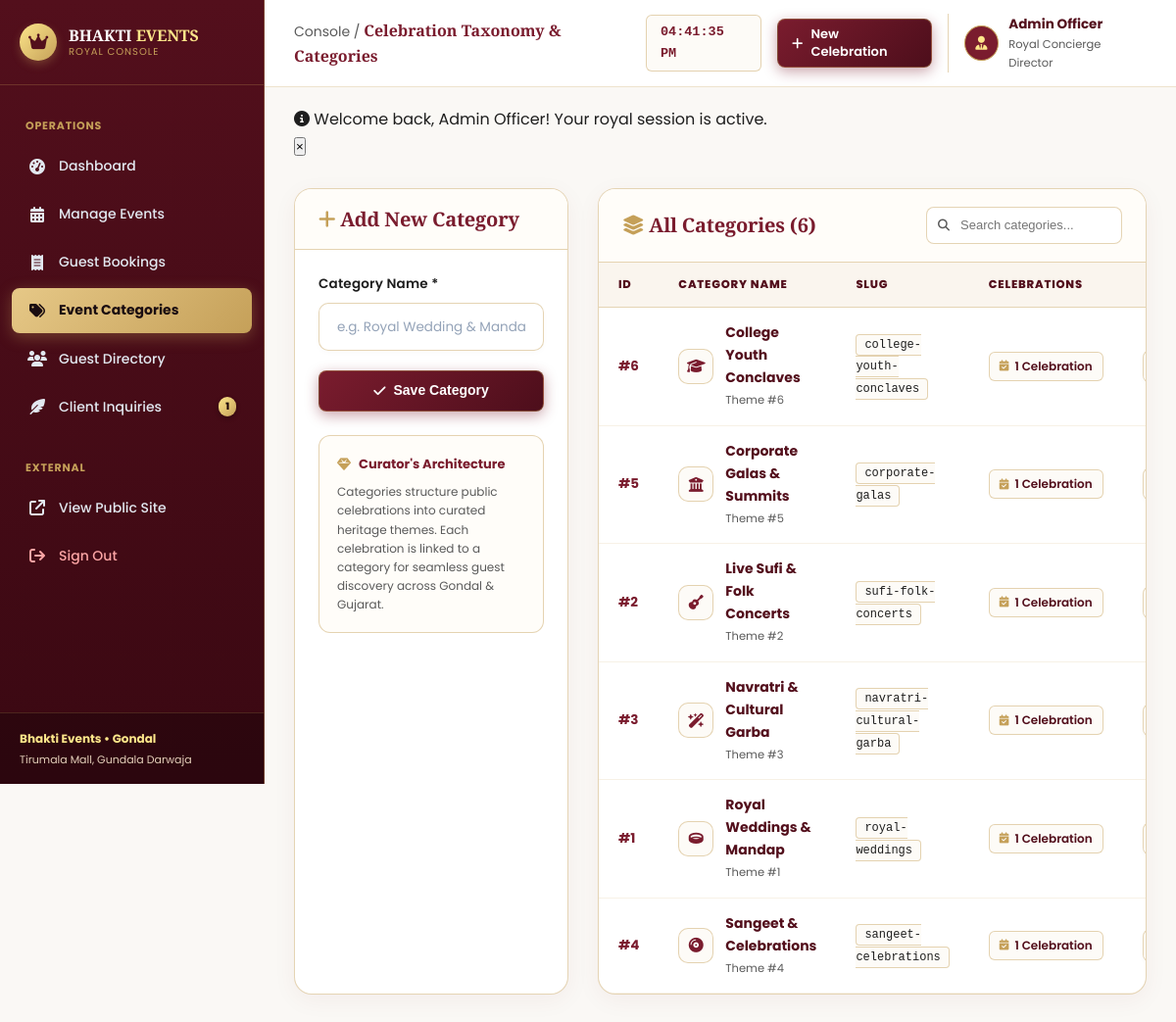
/admin/manage-categories.php (signed in), run on the app's committed database.
### tables this page shows
CREATE TABLE `categories` (
  `id` INT AUTO_INCREMENT PRIMARY KEY,
  `category_name` VARCHAR(50) NOT NULL UNIQUE,
  `slug` VARCHAR(60) NOT NULL
);

### includes/functions.php (called while the page is built, shortened)
<?php
function e(?string $string): string {
    return htmlspecialchars($string ?? '', ENT_QUOTES, 'UTF-8');
}
?>

### admin/manage-categories.php (the view, shortened to what this page needs)
<?php
require_once '../config/db.php';
require_once '../includes/functions.php';
$action = $_GET['action'] ?? 'list';
$catId = isset($_GET['id']) ? intval($_GET['id']) : 0;
$editCat = null;
$categories = $pdo->query("SELECT c.*, COUNT(e.id) AS event_count
                           FROM categories c
                           LEFT JOIN events e ON c.id = e.category_id
                           GROUP BY c.id
                           ORDER BY c.category_name ASC")->fetchAll();
include 'sidebar.php';
?>
<?php
function get_category_icon($catName) {
    $name = strtolower($catName);
    if (str_contains($name, 'wedding') || str_contains($name, 'mandap')) return 'fa-ring';
    if (str_contains($name, 'garba') || str_contains($name, 'navratri')) return 'fa-wand-magic-sparkles';
    if (str_contains($name, 'corporate') || str_contains($name, 'summit') || str_contains($name, 'gala')) return 'fa-building-columns';
    if (str_contains($name, 'sufi') || str_contains($name, 'concert') || str_contains($name, 'music')) return 'fa-guitar';
    if (str_contains($name, 'sangeet')) return 'fa-compact-disc';
    if (str_contains($name, 'youth') || str_contains($name, 'college')) return 'fa-graduation-cap';
    return 'fa-champagne-glasses';
}
?>
<div class="admin-categories-layout" style="display:grid; grid-template-columns: 1fr 2fr; gap:30px;">
  <div class="admin-card">
    <div class="admin-card-header">
      <h3 style="font-family:var(--font-heading); color:var(--burgundy);">
        <i class="fa-solid <?= $action === 'edit' ? 'fa-pen-to-square' : 'fa-plus' ?> me-2" style="color:var(--gold);"></i>
        <?= $action === 'edit' ? 'Edit Royal Category' : 'Add New Category' ?>
      </h3>
    </div>
    <form action="manage-categories.php<?= $action === 'edit' ? '?action=edit&id=' . $catId : '' ?>" method="POST" style="padding:24px;">
      <div class="form-group">
        <label for="category_name">Category Name *</label>
        <input type="text" id="category_name" name="category_name" class="form-control" placeholder="e.g. Royal Wedding &amp; Mandap" required value="<?= e($editCat['category_name'] ?? '') ?>">
      </div>
      <div style="display:flex; gap:10px; margin-top:20px;">
        <button type="submit" class="btn btn-primary" style="flex:1;">
          <i class="fa-solid fa-check me-1"></i> <?= $action === 'edit' ? 'Update Category' : 'Save Category' ?>
        </button>
      </div>
      <div style="margin-top:24px; padding:18px; background:#FFFDF9; border:1.5px solid var(--gold-border); border-radius:12px;">
        <div style="display:flex; align-items:center; gap:8px; margin-bottom:8px;">
          <i class="fa-solid fa-gem" style="color:var(--gold); font-size:14px;"></i>
          <strong style="color:var(--burgundy); font-size:13px;">Curator's Architecture</strong>
        </div>
        <p style="font-size:12px; color:var(--charcoal-muted); margin:0; line-height:1.6;">
          Categories structure public celebrations into curated heritage themes. Each celebration is linked to a category for seamless guest discovery across Gondal &amp; Gujarat.
        </p>
      </div>
    </form>
  </div>
  <div class="admin-card">
    <div class="admin-card-header">
      <div style="display:flex; align-items:center; gap:12px;">
        <h3 style="font-family:var(--font-heading); color:var(--burgundy);">
          <i class="fa-solid fa-layer-group me-2" style="color:var(--gold);"></i> All Categories (<?= count($categories) ?>)
        </h3>
      </div>
      <div class="admin-toolbar">
        <div class="search-wrapper">
          <input type="text" id="tableSearch" placeholder="Search categories..." class="search-input" style="width:200px;">
        </div>
      </div>
    </div>
    <div class="table-responsive">
      <table class="admin-table">
        <thead>
          <tr>
            <th>ID</th>
            <th>Category Name</th>
            <th>Slug</th>
            <th>Celebrations</th>
            <th style="text-align:right;">Actions</th>
          </tr>
        </thead>
        <tbody>
          <?php foreach ($categories as $cat): ?>
            <tr>
              <td><strong style="color:var(--burgundy);">#<?= $cat['id'] ?></strong></td>
              <td>
                <div style="display:flex; align-items:center; gap:12px;">
                  <div class="category-icon-circle">
                    <i class="fa-solid <?= get_category_icon($cat['category_name']) ?>"></i>
                  </div>
                  <div>
                    <strong style="color:var(--burgundy-dark); font-size:14px; display:block;">
                      <?= e($cat['category_name']) ?>
                    </strong>
                    <span style="font-size:11.5px; color:var(--charcoal-muted);">Theme #<?= $cat['id'] ?></span>
                  </div>
                </div>
              </td>
              <td>
                <code style="background:var(--ivory-soft); color:var(--charcoal); padding:3px 8px; border-radius:4px; border:1px solid var(--gold-border); font-size:12px;"><?= e($cat['slug']) ?></code>
              </td>
              <td>
                <a href="manage-events.php" class="royal-category-pill" title="View Celebrations in this category" style="text-decoration:none;">
                  <i class="fa-solid fa-calendar-check" style="color:var(--gold); font-size:11px;"></i>
                  <?= $cat['event_count'] ?> <?= $cat['event_count'] == 1 ? 'Celebration' : 'Celebrations' ?>
                </a>
              </td>
              <td style="text-align:right;" class="nowrap">
                <div class="action-btns" style="justify-content:flex-end;">
                  <a href="manage-categories.php?action=edit&id=<?= $cat['id'] ?>" class="btn-icon edit" title="Edit Category">
                  </a>
                </div>
              </td>
            </tr>
          <?php endforeach; ?>
        </tbody>
      </table>
    </div>
  </div>
</div>
<?php include 'footer.php'; ?>

### assets/css/style.css (style rules this page uses)
:root { --primary: #7A1C2E; --primary-dark: #530F1C; --primary-light: #9B283F; --primary-subtle: #F9ECEE; --secondary: #C5A059; --secondary-light: #E0C58A; --secondary-dark: #987834; --secondary-subtle: #FAF5EB; --burgundy: #7A1C2E; --burgundy-dark: #530F1C; --burgundy-deep: #2A040A; --burgundy-light: #9B283F; --burgundy-soft: #F9ECEE; --gold: #C5A059; --gold-light: #FDE68A; --gold-dark: #987834; --gold-border: rgba(197, 160, 89, 0.45); --gold-soft: #FAF5EB; --ivory: #FAF8F5; --ivory-soft: #FDFBF7; --charcoal: #1E1E1E; --charcoal-muted: #5A5A5A; --cream: #FFFDF9; --accent-gold: #D4AF37; --accent-gold-gradient: linear-gradient(135deg, #E6C887 0%, #C5A059 50%, #9B7830 100%); --burgundy-gradient: linear-gradient(135deg, #7A1C2E 0%, #4D0E1B 100%); --hero-overlay: linear-gradient(180deg, rgba(20, 6, 9, 0.45) 0%, rgba(20, 6, 9, 0.88) 100%); --bg-base: #FAF8F5; --bg-surface: #FFFFFF; --bg-subtle: #F4EFEB; --bg-dark: #1A0D11; --text-primary: #1E1E1E; --text-secondary: #5A5A5A; --text-muted: #8A8A8A; --text-light: #FAF8F5; --text-gold: #C5A059; --success: #10B981; --success-light: #D1FAE5; --success-dark: #065F46; --warning: #F59E0B; --warning-light: #FEF3C7; --danger: #EF4444; --danger-light: #FEE2E2; --border-gold: rgba(197, 160, 89, 0.35); --border-subtle: rgba(0, 0, 0, 0.08); --border-light: rgba(255, 255, 255, 0.15); --shadow-sm: 0 4px 15px rgba(0, 0, 0, 0.04); --shadow-md: 0 8px 30px rgba(0, 0, 0, 0.06); --shadow-lg: 0 16px 40px rgba(122, 28, 46, 0.09); --shadow-gold: 0 8px 25px rgba(197, 160, 89, 0.28); --shadow-card-hover: 0 20px 45px rgba(122, 28, 46, 0.14); --font-heading: 'Playfair Display', Georgia, serif; --font-body: 'Poppins', -apple-system, BlinkMacSystemFont, 'Segoe UI', Roboto, sans-serif; --container-width: 1240px; --radius-sm: 4px; --radius-md: 8px; --radius-lg: 16px; --radius-pill: 9999px; --transition-fast: 0.2s cubic-bezier(0.4, 0, 0.2, 1); --transition-smooth: 0.35s cubic-bezier(0.4, 0, 0.2, 1); }
*, *::before, *::after { box-sizing: border-box; margin: 0; padding: 0; }
html { scroll-behavior: smooth; font-size: 16px; -webkit-font-smoothing: antialiased; }
body { font-family: var(--font-body); background-color: var(--bg-base); color: var(--text-primary); line-height: 1.65; overflow-x: hidden; display: flex; flex-direction: column; min-height: 100vh; }
a { color: inherit; text-decoration: none; transition: var(--transition-fast); }
h1, h2, h3, h4, h5, h6 { font-family: var(--font-heading); color: var(--primary); font-weight: 700; line-height: 1.25; letter-spacing: -0.01em; }
h3 { font-size: clamp(1.35rem, 2.2vw, 1.85rem); }
p { color: var(--text-secondary); font-size: 0.98rem; }
.btn { display: inline-flex; align-items: center; justify-content: center; gap: 8px; padding: 10px 22px; border-radius: var(--radius-md); font-weight: 600; font-size: 14px; cursor: pointer; transition: var(--transition-fast); border: 1px solid transparent; line-height: 1.4; text-decoration: none; }
.btn-primary { background: var(--burgundy-gradient); color: #FFFFFF; border: 1px solid rgba(197, 160, 89, 0.4); box-shadow: 0 4px 14px rgba(122, 28, 46, 0.4); }
.form-group { margin-bottom: 20px; display: flex; flex-direction: column; }
.form-group label { display: flex; align-items: center; gap: 7px; font-weight: 600; font-size: 13.5px; color: var(--charcoal); margin-bottom: 8px; letter-spacing: 0.2px; }
.form-control { width: 100% !important; box-sizing: border-box !important; display: block !important; padding: 13px 18px !important; border: 1.5px solid var(--gold-border) !important; border-radius: 10px !important; background: #FFFFFF !important; font-family: var(--font-body) !important; font-size: 14.5px !important; color: var(--charcoal) !important; outline: none !important; transition: all 0.25s ease !important; box-shadow: 0 2px 6px rgba(0, 0, 0, 0.02) !important; }
.form-control::placeholder { color: #94A3B8; font-size: 13.5px; }
.btn-primary { position: relative; overflow: hidden; }
.btn-primary::after { content: ''; position: absolute; top: -50%; left: -60%; width: 20%; height: 200%; background: linear-gradient( 60deg, rgba(255, 255, 255, 0) 20%, rgba(255, 255, 255, 0.35) 50%, rgba(255, 255, 255, 0) 80% ); transform: rotate(25deg); transition: all 0.75s ease; }

### data on the page
categories: id "6", category_name "College Youth Conclaves", slug "college-youth-conclaves", event_count "1"
categories: id "5", category_name "Corporate Galas & Summits", slug "corporate-galas", event_count "1"
categories: id "2", category_name "Live Sufi & Folk Concerts", slug "sufi-folk-concerts", event_count "1"
categories: id "3", category_name "Navratri & Cultural Garba", slug "navratri-cultural-garba", event_count "1"
categories: id "1", category_name "Royal Weddings & Mandap", slug "royal-weddings", event_count "1"
categories: id "4", category_name "Sangeet & Celebrations", slug "sangeet-celebrations", event_count "1"

### other printed values
$newInquiriesCount "1"
$pageHeader "Celebration Taxonomy & Categories"
$_SESSION['fullname'] "Admin Officer"
$flash['message'] "Welcome back, Admin Officer! Your royal session is active."
count($categories) "6"
